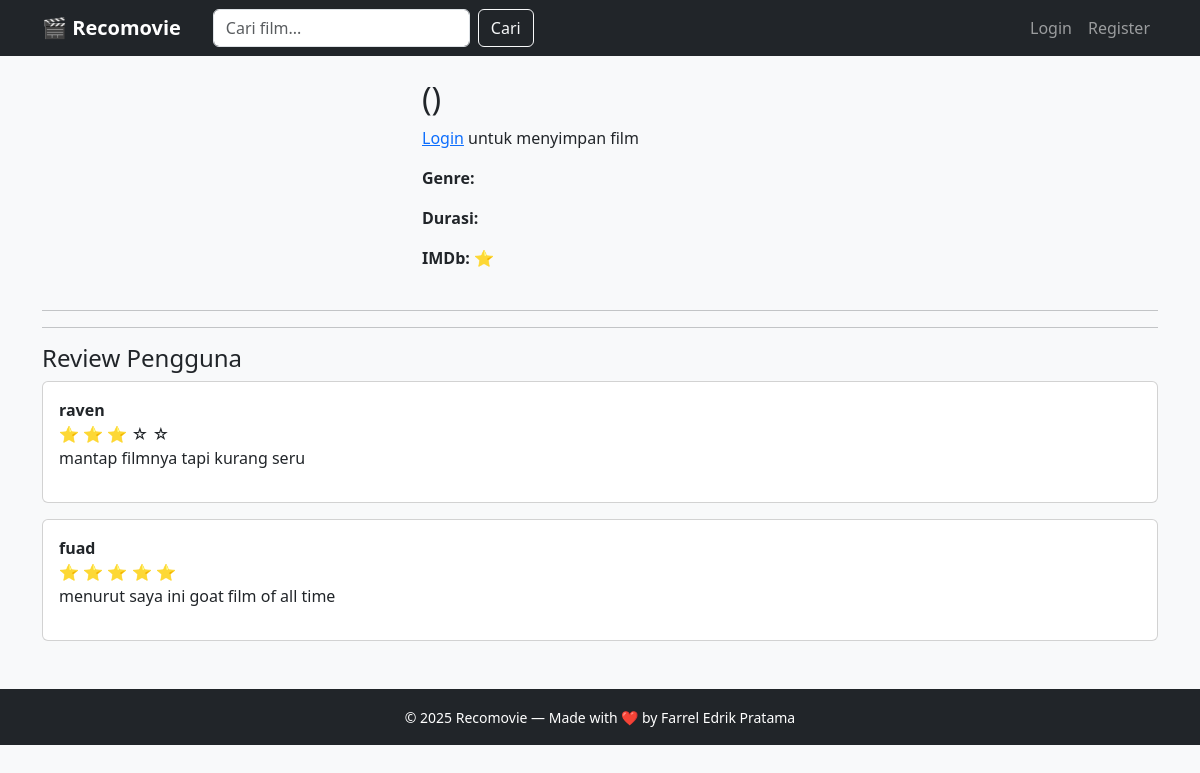
Page /tt0848228/ on the committed database.
### reviews/models.py (models this page shows, shortened)
class Review(models.Model):
    user = models.ForeignKey(User, on_delete=models.CASCADE)
    imdb_id = models.CharField(max_length=20)
    rating = models.IntegerField()
    comment = models.TextField()
    created_at = models.DateTimeField(auto_now_add=True)

### movies/views.py (the view)
# urls.py: path("<str:imdb_id>/", views.detail, name="detail"),
def detail(request, imdb_id):
    movie = get_movie_detail(imdb_id)
    reviews = Review.objects.filter(imdb_id=imdb_id)
    is_bookmarked = False
    if request.user.is_authenticated:
        is_bookmarked = Bookmark.objects.filter(
            user=request.user,
            imdb_id=imdb_id
        ).exists()
    return render(request, "movies/detail.html", {
        "movie": movie,
        "reviews": reviews,
        "is_bookmarked": is_bookmarked
    })

### movies/services.py (called while the page is built)
def get_movie_detail(imdb_id):
    try:
        response = requests.get(
            "http://omdbapi.com/",
            params={
                "apikey": settings.OMDB_API_KEY,
                "i": imdb_id,
                "plot": "full"
            },
            timeout=10
        )
        return response.json()
    except requests.exceptions.RequestException:
        return {"Response": "False"}

### templates/movies/detail.html (shortened to what this page needs)
{% extends "base.html" %}
{% block content %}
<div class="row mb-4">
  <div class="col-md-4">
  </div>
  <div class="col-md-8">
    <h2>{{ movie.Title }} ({{ movie.Year }})</h2>
    {% if user.is_authenticated %}
      {% if is_bookmarked %}
        <span class="badge bg-success mb-2">
          ✔ Sudah dibookmark
        </span>
        <form
          method="post"
          action="{% url 'remove_bookmark' movie.imdbID %}"
          class="mt-2"
        >
          {% csrf_token %}
          <button class="btn btn-outline-danger btn-sm">
            🗑️ Hapus Bookmark
          </button>
        </form>
      {% else %}
        <form
          method="post"
          action="{% url 'add_bookmark' %}"
          class="mt-2"
        >
          {% csrf_token %}
          <input type="hidden" name="imdb_id" value="{{ movie.imdbID }}">
          <input type="hidden" name="title" value="{{ movie.Title }}">
          <input type="hidden" name="poster" value="{{ movie.Poster }}">
          <button class="btn btn-outline-warning btn-sm">
            ⭐ Simpan ke Bookmark
          </button>
        </form>
      {% endif %}
    {% else %}
      <p>
        <a href="/accounts/login/">Login</a> untuk menyimpan film
      </p>
    {% endif %}
    <p class="mt-3"><strong>Genre:</strong> {{ movie.Genre }}</p>
    <p><strong>Durasi:</strong> {{ movie.Runtime }}</p>
    <p><strong>IMDb:</strong> ⭐ {{ movie.imdbRating }}</p>
  </div>
</div>
<hr>
<hr>
<h4>Review Pengguna</h4>
{% for review in reviews %}
  <div class="card mb-3">
    <div class="card-body">
      <strong>{{ review.user.username }}</strong>
      <div>
        {% for i in "12345" %}
          {% if forloop.counter <= review.rating %}⭐{% else %}☆{% endif %}
        {% endfor %}
      </div>
      <p>{{ review.comment }}</p>
    </div>
  </div>
{% empty %}
  <p>Belum ada review.</p>
{% endfor %}
{% endblock %}

### rows in the picture
Review: user.username "raven", rating 3 (drawn), comment "mantap filmnya tapi kurang seru"
Review: user.username "fuad", rating 5 (drawn), comment "menurut saya ini goat film of all time"
